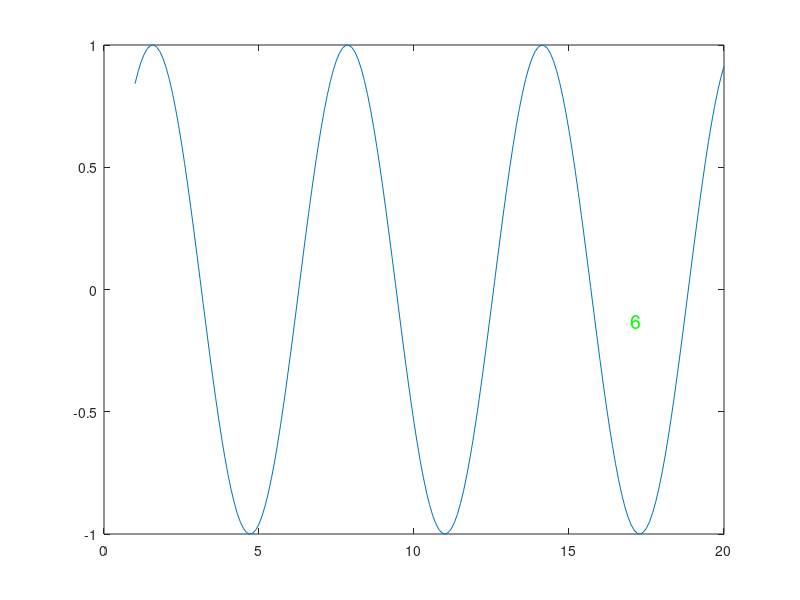

Write the MATLAB code that produced this figure.
b=[1   2   7,  9];
x=1:0.1:20;
y=sin(x);
plot(x,y);
gdf=b(3)-1
gdy=9;
ggg=num2str(gdf)
text(17,-0.13,ggg, 'Color','green','FontSize',14)